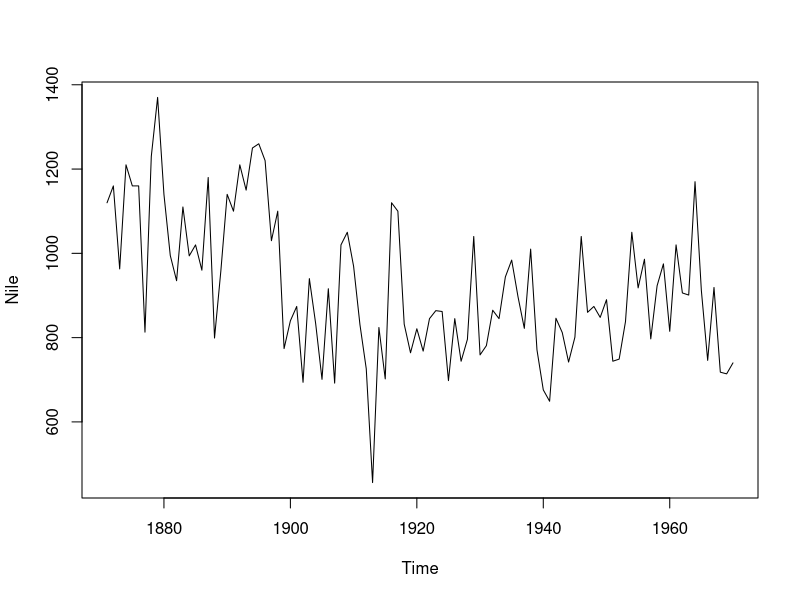
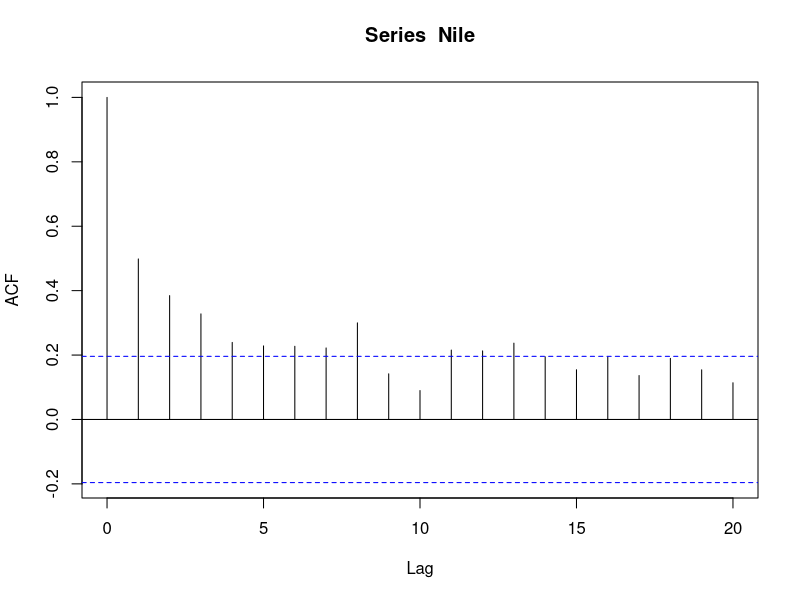
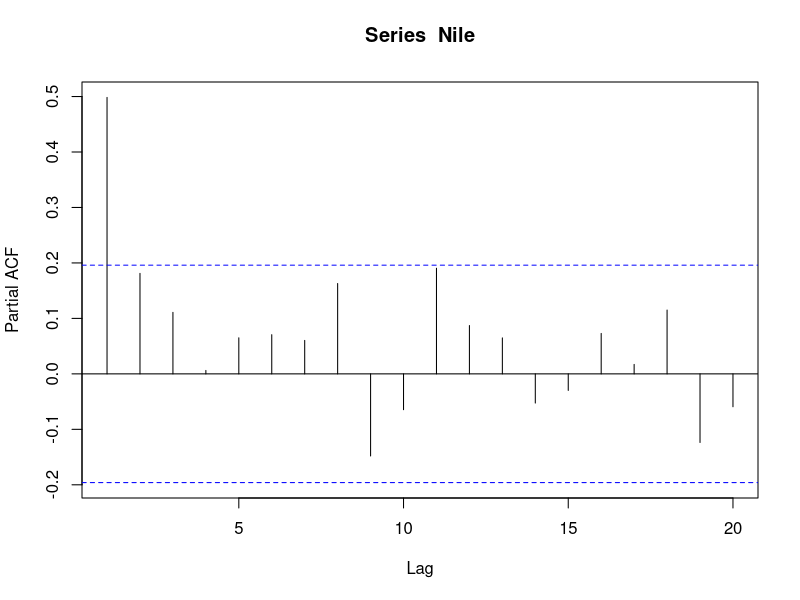

The R script that drew these images, in order: (Note: this script raises an error after producing the figures.)
?Nile
plot(Nile)
acf(Nile)
pacf(Nile)

m1 = auto.arima(Nile)
summary(Nile)

summary(m1)


acf(diff(Nile))
pacf(diff(Nile))

m2 = ets(Nile, model = "ZZZ")
summary(m2)

plot(m1)

plot(forecast(m1, h =20))

tsdiag(m1)   ### for ARIMA Models only
